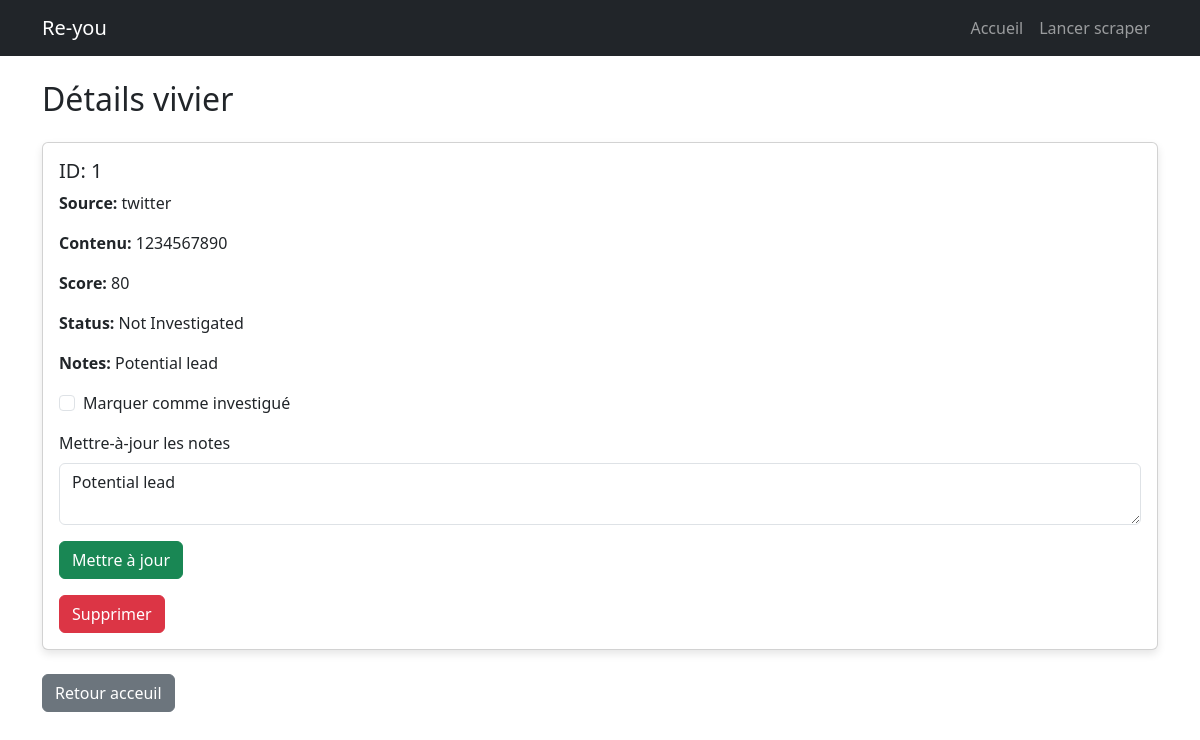
The app's page /lead/1, older data.
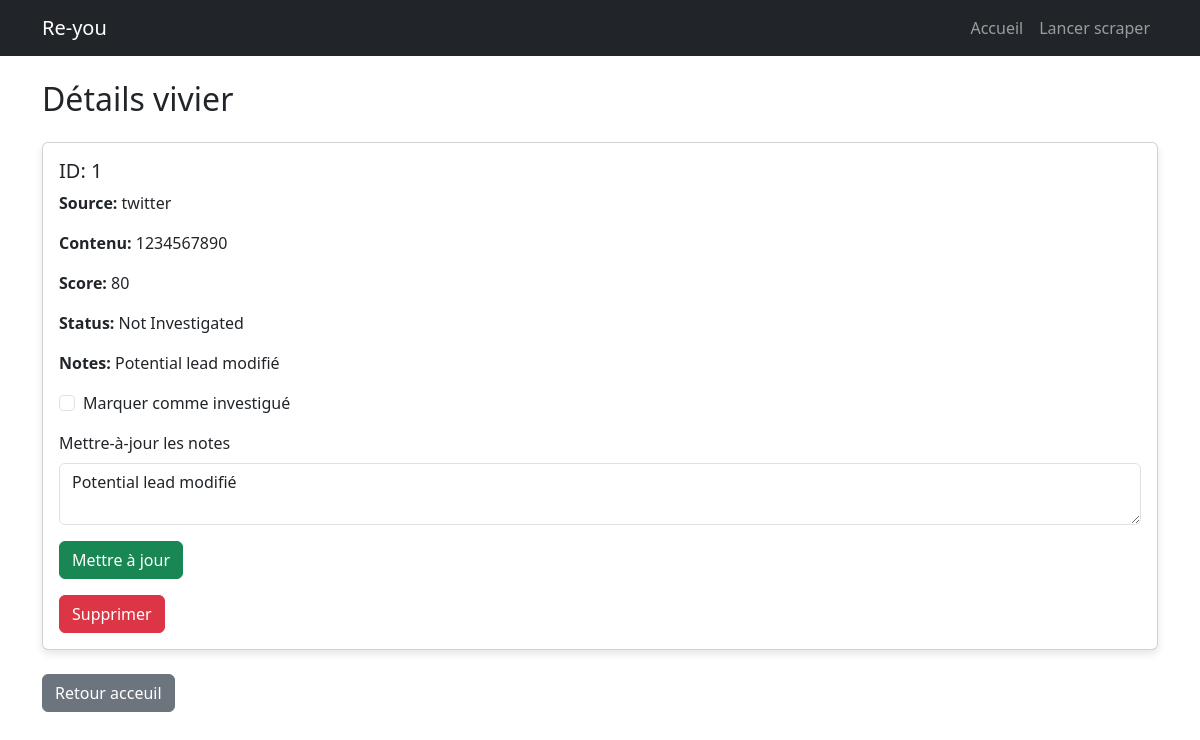
The same page, newer data.
### tables this page shows
CREATE TABLE lead_tracking (
            id INTEGER PRIMARY KEY AUTOINCREMENT,
            source TEXT,
            reference_id TEXT UNIQUE,
            relevance_score INTEGER,
            investigated BOOLEAN DEFAULT 0,
            notes TEXT
        );

### src/web/app.py (the view)
@app.route('/lead/<int:lead_id>', methods=['GET', 'POST'])
def lead_details(lead_id):
    lead = get_lead_by_id(lead_id)
    if not lead:
        flash("Lead not found!", "danger")
        return redirect(url_for('index'))
    if request.method == 'POST':
        investigated = request.form.get("investigated") == "on"
        notes = request.form.get("notes")
        update_lead_status(lead_id, investigated, notes)
        flash("Lead updated successfully!", "success")
        return redirect(url_for('index'))
    return render_template("lead_details.html", lead=lead)

### src/db/database.py (called while the page is built)
def connect_db():
    return sqlite3.connect(DB_PATH)

def get_lead_by_id(lead_id: int) -> Optional[Tuple]:
    conn = connect_db()
    cursor = conn.cursor()
    cursor.execute("SELECT * FROM lead_tracking WHERE id = ?", (lead_id,))
    row = cursor.fetchone()
    conn.close()
    return row

### src/web/templates/lead_details.html (shortened to what this page needs)
{% extends 'layout.html' %}
{% block content %}
<h2 class="mb-4">Détails vivier</h2>
<div class="card">
    <div class="card-body">
        <h5 class="card-title">ID: {{ lead[0] }}</h5>
        <p><strong>Source:</strong> {{ lead[1] }}</p>
        <p><strong>Contenu:</strong> {{ lead[2] }}</p>
        <p><strong>Score:</strong> {{ lead[3] }}</p>
        <p><strong>Status:</strong> {% if lead[4] %} Investigated {% else %} Not Investigated{% endif %}</p>
        <p><strong>Notes:</strong> {{ lead[5] if lead[5] else "Aucune note" }}</p>
        <form action="{{ url_for('lead_details', lead_id=lead[0]) }}" method="POST">
            <div class="form-check mb-3">
                <input type="checkbox" id="investigated" name="investigated" class="form-check-input"
                       {% if lead[4] %}checked{% endif %}>
                <label class="form-check-label" for="investigated">Marquer comme investigué</label>
            </div>
            <div class="mb-3">
                <label for="notes" class="form-label">Mettre-à-jour les notes</label>
                <textarea id="notes" name="notes" class="form-control">{{ lead[5] }}</textarea>
            </div>
            <button type="submit" class="btn btn-success">Mettre à jour</button>
        </form>
        <a href="{{ url_for('delete_lead', lead_id=lead[0]) }}" class="btn btn-danger mt-3">Supprimer</a>
    </div>
</div>
<a href="{{ url_for('index') }}" class="btn btn-secondary mt-4">Retour acceuil</a>
{% endblock %}

### src/web/templates/layout.html (shortened to what this page needs)
<!DOCTYPE html>
<html lang="en">
<head>
    <link rel="stylesheet" href="{{ url_for('static', filename='styles.css') }}">
    <link rel="stylesheet" href="https://cdn.jsdelivr.net/npm/bootstrap@5.3.0/dist/css/bootstrap.min.css">
</head>
<body>
    <nav class="navbar navbar-expand-lg navbar-dark bg-dark">
        <div class="container">
            <a class="navbar-brand" href="/">Re-you</a>
            <div class="collapse navbar-collapse">
                <ul class="navbar-nav ms-auto">
                    <li class="nav-item"><a class="nav-link" href="/">Accueil</a></li>
                    <li class="nav-item"><a class="nav-link" href="/run_scraper">Lancer scraper</a></li>
                </ul>
            </div>
        </div>
    </nav>
    <div class="container mt-4">
        {% block content %}{% endblock %}
    </div>
</body>
</html>

### src/web/static/styles.css (style rules this page uses)
body { background-color: #f8f9fa; font-family: Arial, sans-serif; }
.container { max-width: 900px; }
.btn-danger { background-color: #dc3545; border-color: #dc3545; }
.card { border-radius: 8px; box-shadow: 0 4px 8px rgba(0, 0, 0, 0.1); }
.form-control { border-radius: 5px; }
.btn-secondary { margin-top: 20px; }

Row changes from the older to the newer data that the page shows:
changed lead_tracking "twitter": notes "Potential lead" → "Potential lead modifié"
